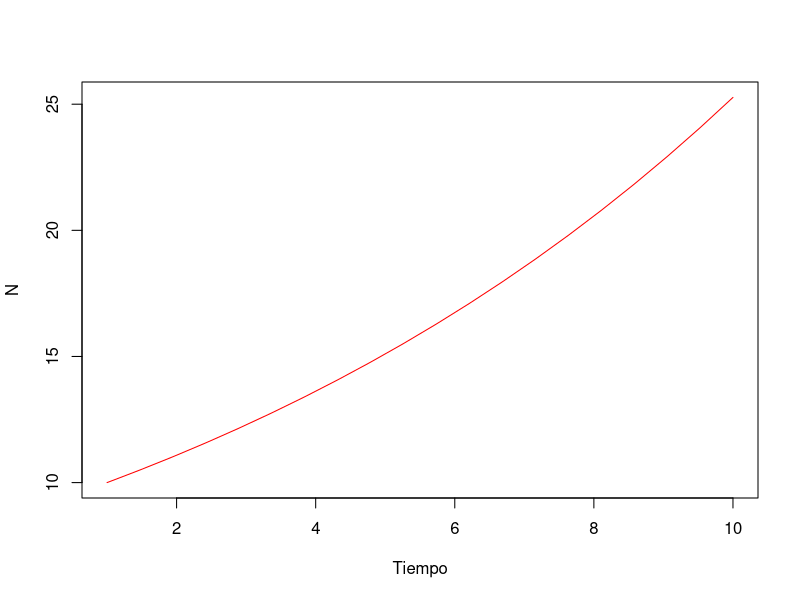
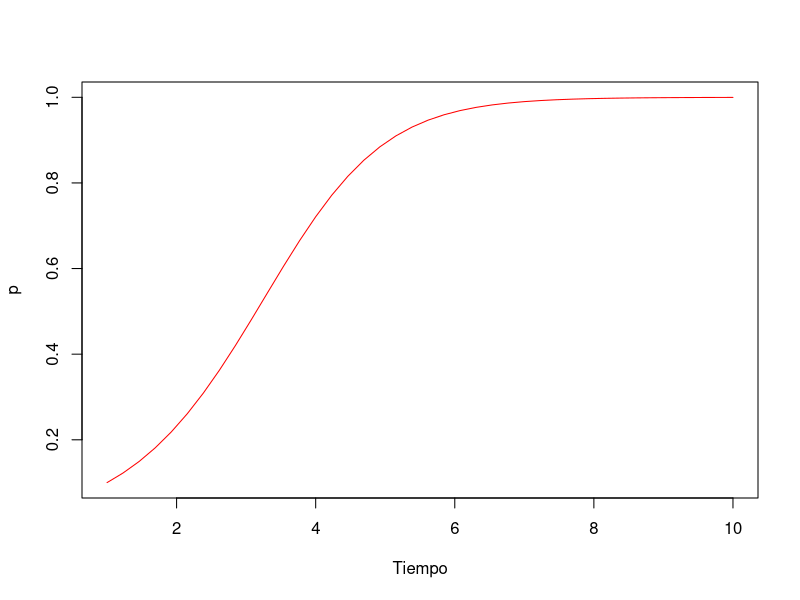

The R script that drew these images, in order:
## ---- chunk 1
knitr::opts_chunk$set(dev = 'pdf')
## ---- chunk 2
r <- 0.1; h <- 0.5; t <- 10
N <- numeric(t/h); N[1] <- 10
for(i in 2:length(N)){N[i] = N[i-1] + r*N[i-1]*h}
plot(seq(1, 10, len = 20), N, type = "l", col = "red", xlab = "Tiempo", ylab = "N")
## ---- chunk 3
r <- 0.1 #Parámetro
h <- 0.5 #Longitud del paso
t <- 10 #Número de unidades de tiempo
N <- numeric(t/h) #Vector que contiene valores
N[1] <- 10 #Tamaño inicial
## ---- chunk 4
for(i in 2:length(N)){
      N[i] = N[i-1] + r*N[i-1]*h
  }
## ---- chunk 5
c <- 0.5; h <- 0.5; t <- 20
p <- numeric(t/h); p[1] <- 0.1
for(i in 2:length(p)){
  p[i] <- p[i-1] + c*p[i-1]*(1-p[i-1]) * h
}
## ---- chunk 6
plot(seq(1, 10, len = length(p)), p, type = "l", col = "red",
     xlab = "Tiempo", ylab = "p")
